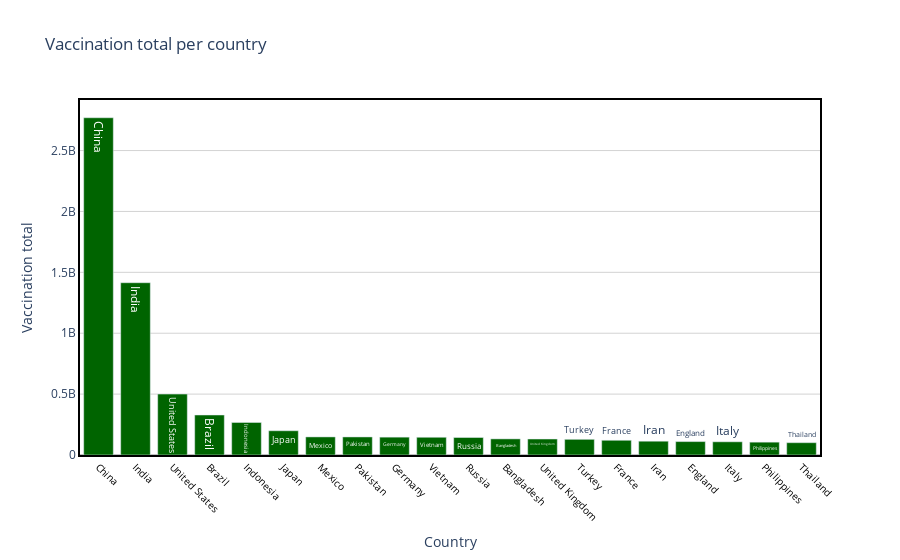
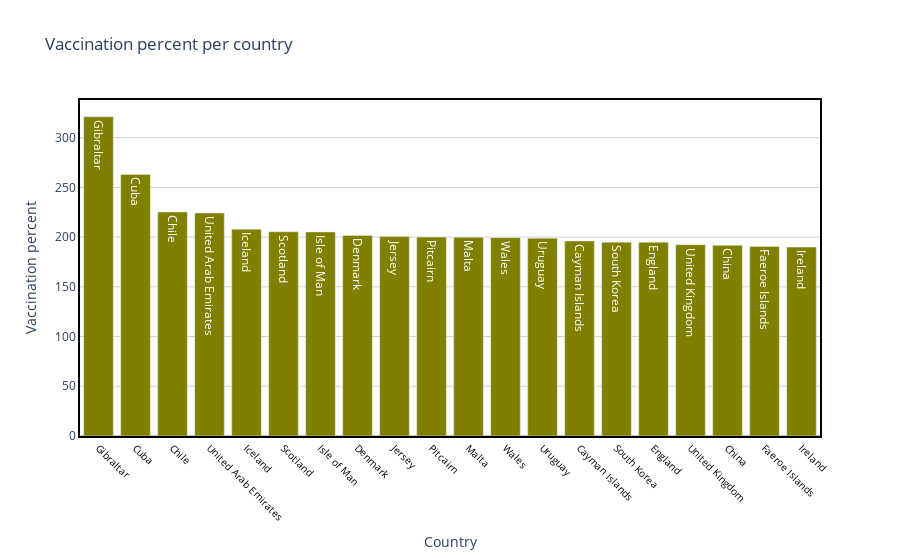
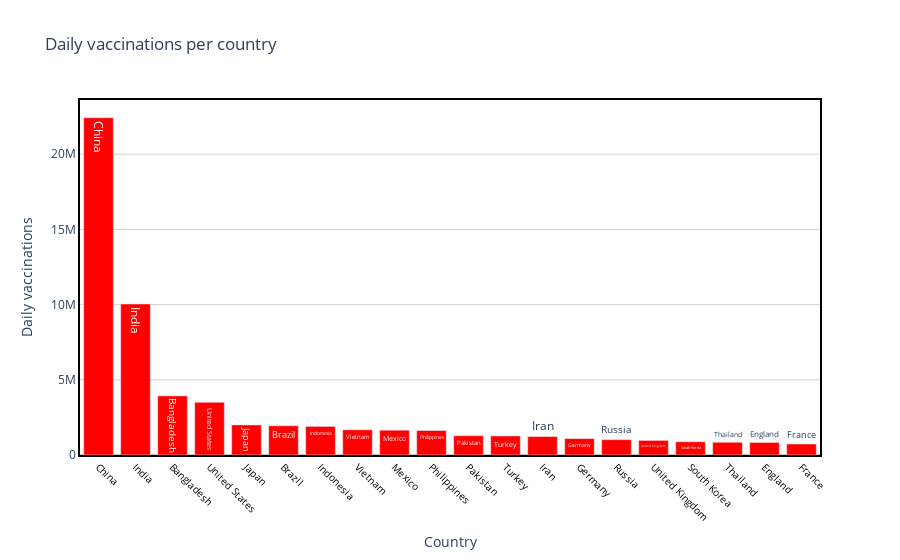
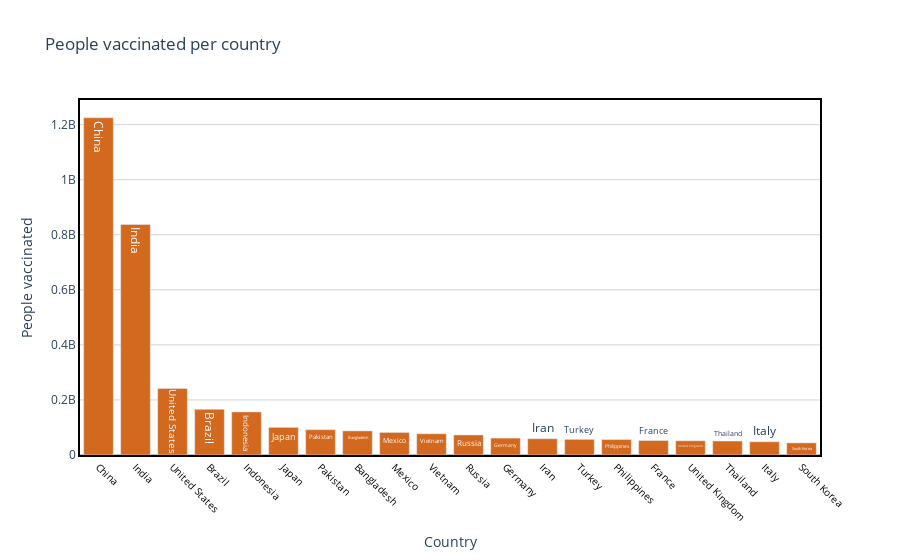

Notebook code cell kept with these figures, in order:
### Code cell
draw_trace_bar(country_vaccine, 'Total vaccinations', 'Vaccination total per country', 'Country', 'Vaccination total', 'Darkgreen')
draw_trace_bar(country_vaccine, 'Percent', 'Vaccination percent per country', 'Country', 'Vaccination percent', 'olive')
draw_trace_bar(country_vaccine, 'Daily vaccinations', 'Daily vaccinations per country', 'Country', 'Daily vaccinations', 'red')
draw_trace_bar(country_vaccine, 'People vaccinated', 'People vaccinated per country', 'Country', 'People vaccinated', 'chocolate')
draw_trace_bar(country_vaccine, 'People fully vaccinated', 'People fully vaccinated per country', 'Country', 'People fully vaccinated', 'lightblue')

### Figure 1 — Plotly figure (JSON) as saved in the notebook; plotly's stock layout.template omitted (floating-point values rounded to 4 significant figures)
{"data": [{"marker": {"color": "Darkgreen"}, "text": ["China", "India", "United States", "Brazil", "Indonesia", "Japan", "Mexico", "Pakistan", "Germany", "Vietnam", "Russia", "Bangladesh", "United Kingdom", "Turkey", "France", "Iran", "England", "Italy", "Philippines", "Thailand"], "type": "bar", "x": ["China", "India", "United States", "Brazil", "Indonesia", "Japan", "Mexico", "Pakistan", "Germany", "Vietnam", "Russia", "Bangladesh", "United Kingdom", "Turkey", "France", "Iran", "England", "Italy", "Philippines", "Thailand"], "y": [2769530000, 1414731603, 500222330, 328473878, 267262585, 199120144, 148504910, 148265690, 146617900, 145595435, 143693041, 132282376, 131194282, 128654886, 120864699, 113239941, 110173792, 108385663, 105412678, 101079615]}], "layout": {"hovermode": "closest", "paper_bgcolor": "white", "plot_bgcolor": "white", "title": {"text": "Vaccination total per country"}, "xaxis": {"linecolor": "black", "linewidth": 2, "mirror": true, "showline": true, "showticklabels": true, "tickangle": 45, "tickfont": {"color": "black", "size": 10}, "title": {"text": "Country"}, "zeroline": true, "zerolinecolor": "grey", "zerolinewidth": 1}, "yaxis": {"gridcolor": "lightgrey", "linecolor": "black", "linewidth": 2, "mirror": true, "showline": true, "title": {"text": "Vaccination total"}, "zeroline": true, "zerolinecolor": "grey", "zerolinewidth": 1}}}

### Figure 2 — Plotly figure (JSON) as saved in the notebook; plotly's stock layout.template omitted (floating-point values rounded to 4 significant figures)
{"data": [{"marker": {"color": "olive"}, "text": ["Gibraltar", "Cuba", "Chile", "United Arab Emirates", "Iceland", "Scotland", "Isle of Man", "Denmark", "Jersey", "Pitcairn", "Malta", "Wales", "Uruguay", "Cayman Islands", "South Korea", "England", "United Kingdom", "China", "Faeroe Islands", "Ireland"], "type": "bar", "x": ["Gibraltar", "Cuba", "Chile", "United Arab Emirates", "Iceland", "Scotland", "Isle of Man", "Denmark", "Jersey", "Pitcairn", "Malta", "Wales", "Uruguay", "Cayman Islands", "South Korea", "England", "United Kingdom", "China", "Faeroe Islands", "Ireland"], "y": [321, 263.0, 225.3, 224.3, 208.0, 205.4, 205.2, 201.7, 200.6, 200, 199.8, 199.5, 198.8, 196.1, 194.9, 194.8, 192.3, 191.8, 190.7, 190.0]}], "layout": {"hovermode": "closest", "paper_bgcolor": "white", "plot_bgcolor": "white", "title": {"text": "Vaccination percent per country"}, "xaxis": {"linecolor": "black", "linewidth": 2, "mirror": true, "showline": true, "showticklabels": true, "tickangle": 45, "tickfont": {"color": "black", "size": 10}, "title": {"text": "Country"}, "zeroline": true, "zerolinecolor": "grey", "zerolinewidth": 1}, "yaxis": {"gridcolor": "lightgrey", "linecolor": "black", "linewidth": 2, "mirror": true, "showline": true, "title": {"text": "Vaccination percent"}, "zeroline": true, "zerolinecolor": "grey", "zerolinewidth": 1}}}

### Figure 3 — Plotly figure (JSON) as saved in the notebook; plotly's stock layout.template omitted (floating-point values rounded to 4 significant figures)
{"data": [{"marker": {"color": "red"}, "text": ["China", "India", "Bangladesh", "United States", "Japan", "Brazil", "Indonesia", "Vietnam", "Mexico", "Philippines", "Pakistan", "Turkey", "Iran", "Germany", "Russia", "United Kingdom", "South Korea", "Thailand", "England", "France"], "type": "bar", "x": ["China", "India", "Bangladesh", "United States", "Japan", "Brazil", "Indonesia", "Vietnam", "Mexico", "Philippines", "Pakistan", "Turkey", "Iran", "Germany", "Russia", "United Kingdom", "South Korea", "Thailand", "England", "France"], "y": [22424286, 10037995, 3931169, 3503701, 1997542, 1941268, 1901294, 1675471, 1648223, 1629125, 1280906, 1264431, 1225502, 1091256, 1020075, 970350, 879415, 846179, 831591, 730165]}], "layout": {"hovermode": "closest", "paper_bgcolor": "white", "plot_bgcolor": "white", "title": {"text": "Daily vaccinations per country"}, "xaxis": {"linecolor": "black", "linewidth": 2, "mirror": true, "showline": true, "showticklabels": true, "tickangle": 45, "tickfont": {"color": "black", "size": 10}, "title": {"text": "Country"}, "zeroline": true, "zerolinecolor": "grey", "zerolinewidth": 1}, "yaxis": {"gridcolor": "lightgrey", "linecolor": "black", "linewidth": 2, "mirror": true, "showline": true, "title": {"text": "Daily vaccinations"}, "zeroline": true, "zerolinecolor": "grey", "zerolinewidth": 1}}}

### Figure 4 — Plotly figure (JSON) as saved in the notebook; plotly's stock layout.template omitted (floating-point values rounded to 4 significant figures)
{"data": [{"marker": {"color": "chocolate"}, "text": ["China", "India", "United States", "Brazil", "Indonesia", "Japan", "Pakistan", "Bangladesh", "Mexico", "Vietnam", "Russia", "Germany", "Iran", "Turkey", "Philippines", "France", "United Kingdom", "Thailand", "Italy", "South Korea"], "type": "bar", "x": ["China", "India", "United States", "Brazil", "Indonesia", "Japan", "Pakistan", "Bangladesh", "Mexico", "Vietnam", "Russia", "Germany", "Iran", "Turkey", "Philippines", "France", "United Kingdom", "Thailand", "Italy", "South Korea"], "y": [1225000000, 837294288, 241520561, 165894312, 156641778, 100262404, 92086806, 87546674, 81914654, 77074627, 72814442, 61409129, 59126764, 56799280, 56110301, 52684808, 51649696, 50768299, 48115304, 43982890]}], "layout": {"hovermode": "closest", "paper_bgcolor": "white", "plot_bgcolor": "white", "title": {"text": "People vaccinated per country"}, "xaxis": {"linecolor": "black", "linewidth": 2, "mirror": true, "showline": true, "showticklabels": true, "tickangle": 45, "tickfont": {"color": "black", "size": 10}, "title": {"text": "Country"}, "zeroline": true, "zerolinecolor": "grey", "zerolinewidth": 1}, "yaxis": {"gridcolor": "lightgrey", "linecolor": "black", "linewidth": 2, "mirror": true, "showline": true, "title": {"text": "People vaccinated"}, "zeroline": true, "zerolinecolor": "grey", "zerolinewidth": 1}}}
